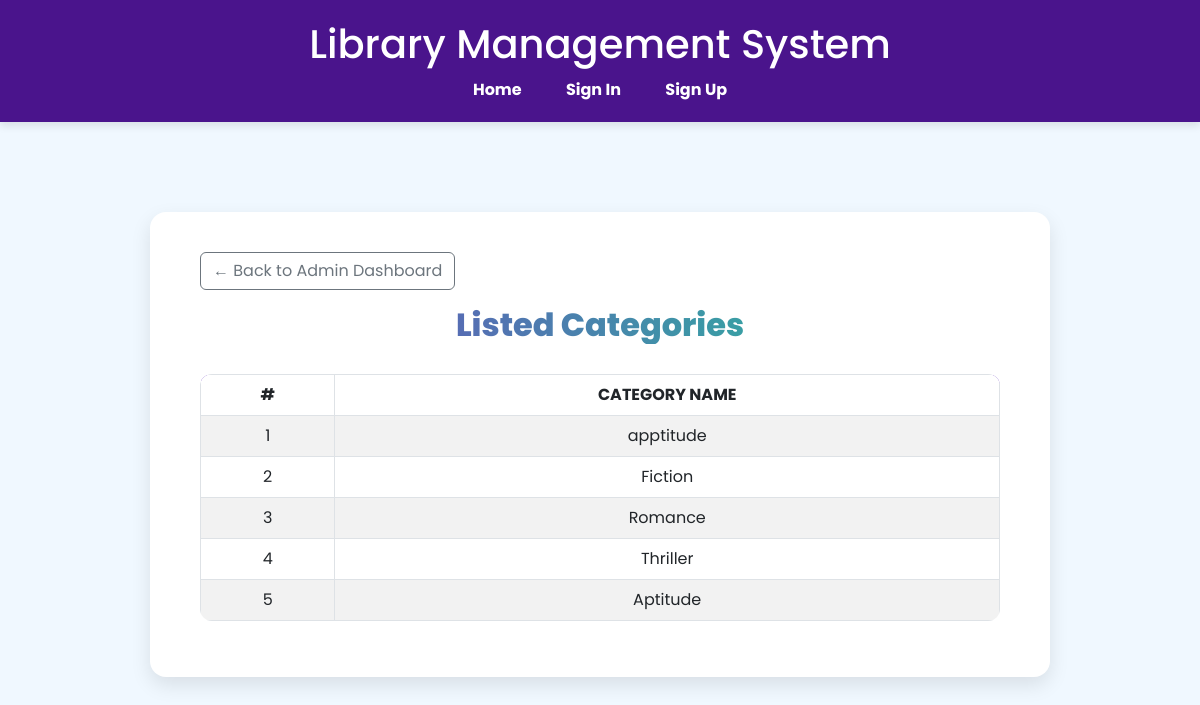
Page /listed-categories/ (signed in) on the earlier database version.
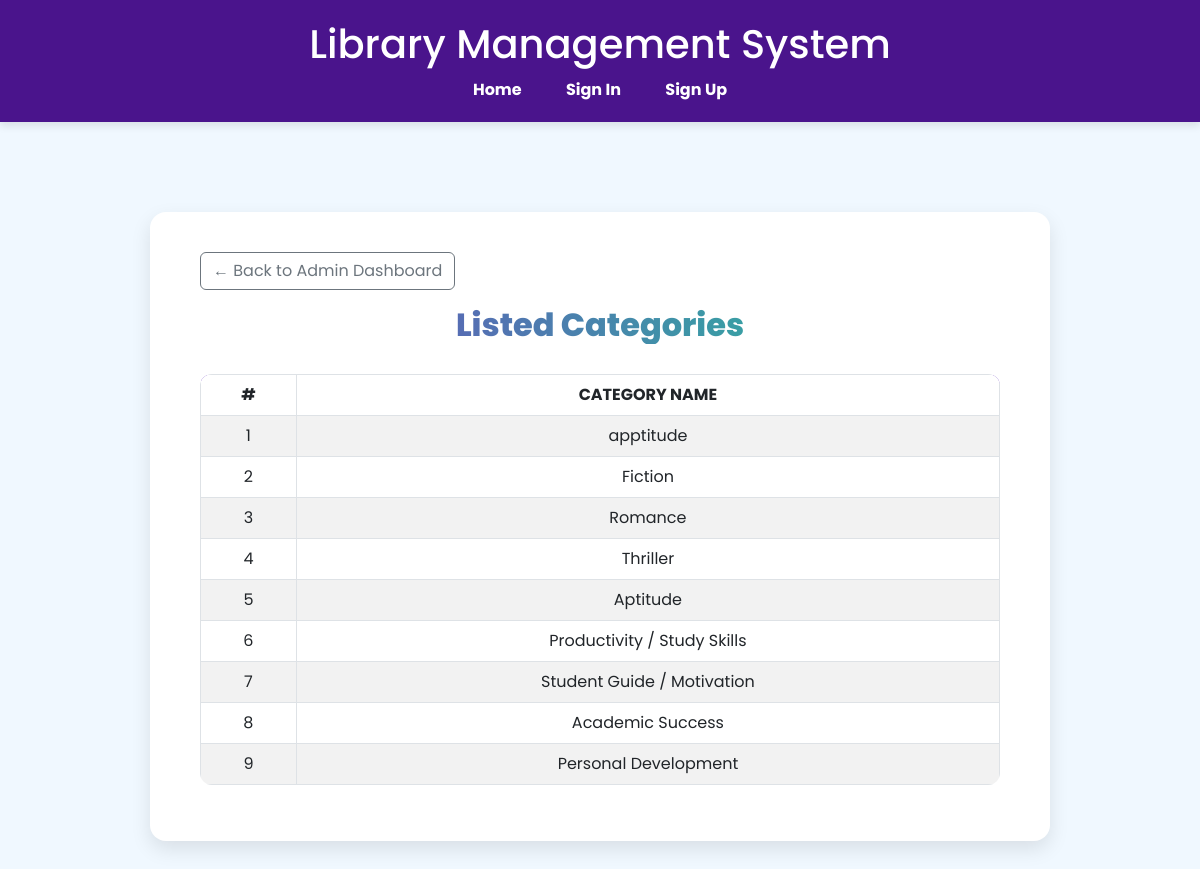
Same page on the later database version.
### base/models.py (models this page shows, shortened)
class Category(models.Model):
    name = models.CharField(max_length=100, unique=True)

### base/views.py (the view)
# urls.py: path('listed-categories/', views.listed_categories, name='listed_categories'),
@login_required
def listed_categories(request):
    categories = Category.objects.all()
    return render(request, 'base/listed_categories.html', {'categories': categories})

### base/templates/base/listed_categories.html (shortened to what this page needs)
{% extends 'base/base.html' %}
{% load static %}
{% block content %}
<div class="categories-card">
    <div class="d-flex justify-content-start mb-3">
    <a href="{% url 'dashboard' %}" class="btn btn-outline-secondary">
        ← Back to Admin Dashboard
    </a>
</div>
    <h2 class="categories-title">Listed Categories</h2>
    <table class="table table-bordered table-striped">
        <thead>
            <tr>
                <th>#</th>
                <th>Category Name</th>
            </tr>
        </thead>
        <tbody>
            {% for category in categories %}
            <tr>
                <td>{{ forloop.counter }}</td>
                <td>{{ category.name }}</td>
            </tr>
            {% empty %}
            <tr>
                <td colspan="2" class="text-center no-categories">No categories found.</td>
            </tr>
            {% endfor %}
        </tbody>
    </table>
</div>
{% endblock %}

Differences in the rows shown:
added Category: name "Productivity / Study Skills"
added Category: name "Student Guide / Motivation"
added Category: name "Academic Success"
added Category: name "Personal Development"
